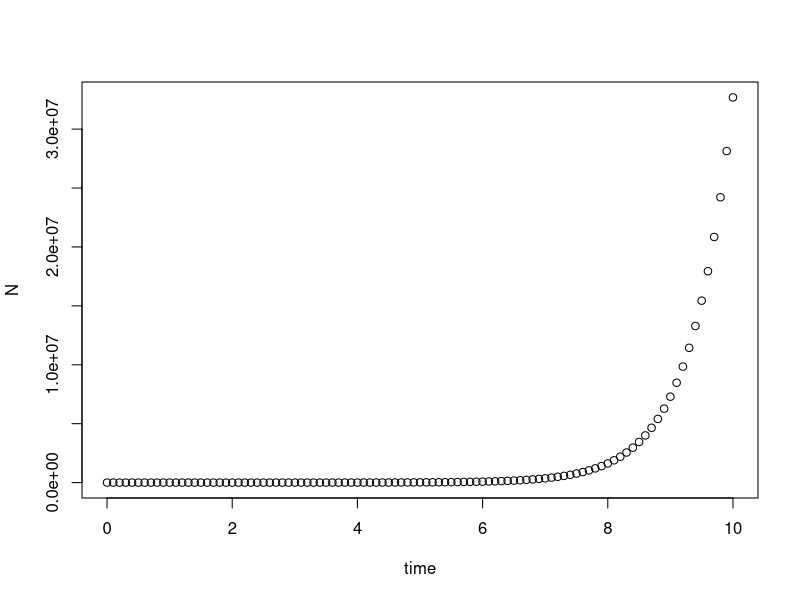
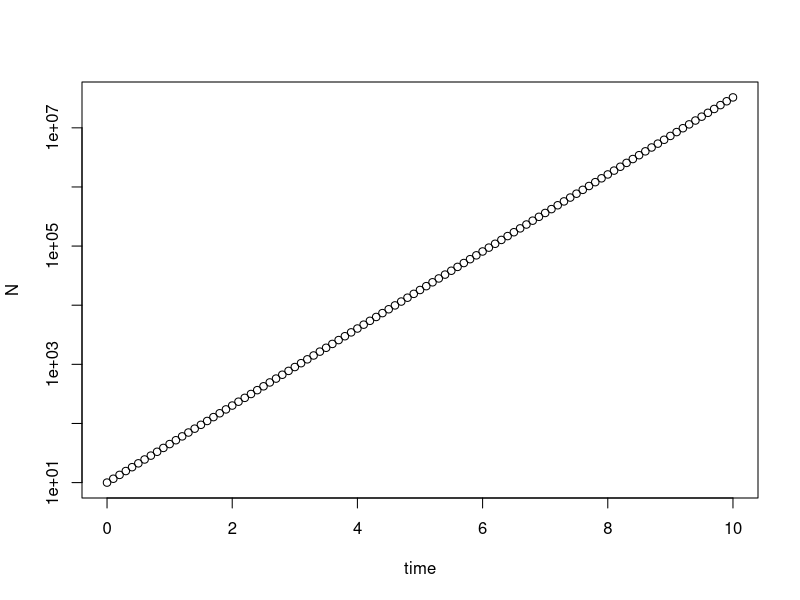
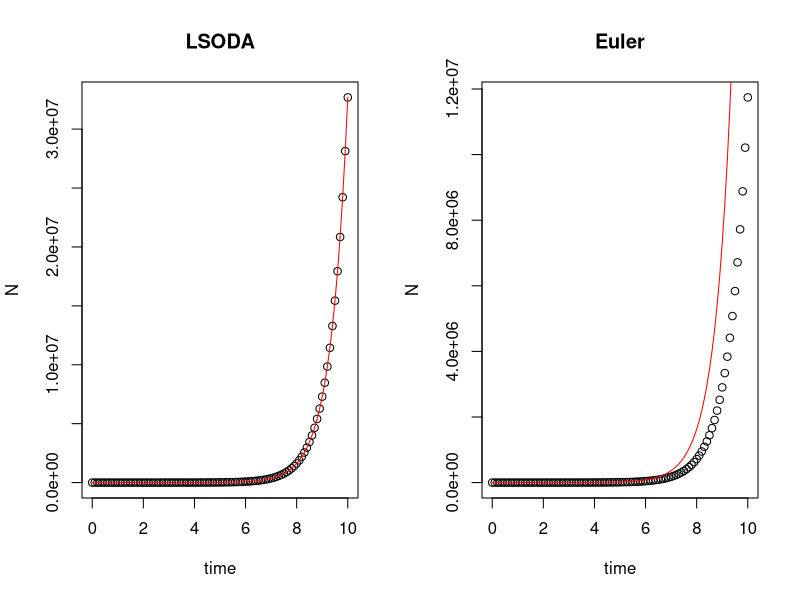
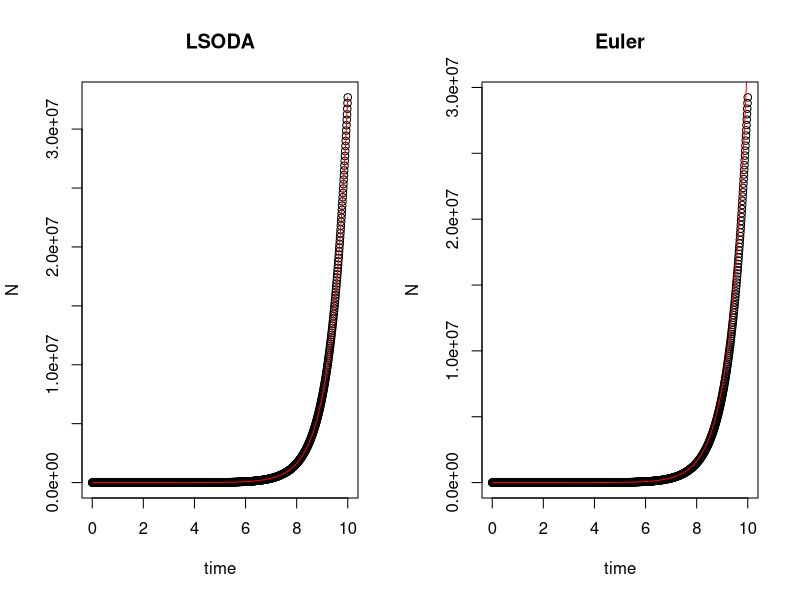
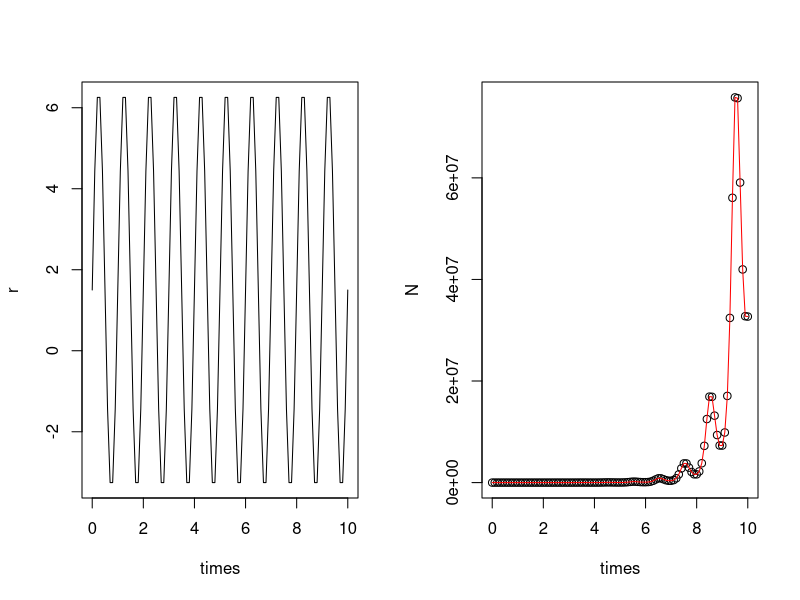
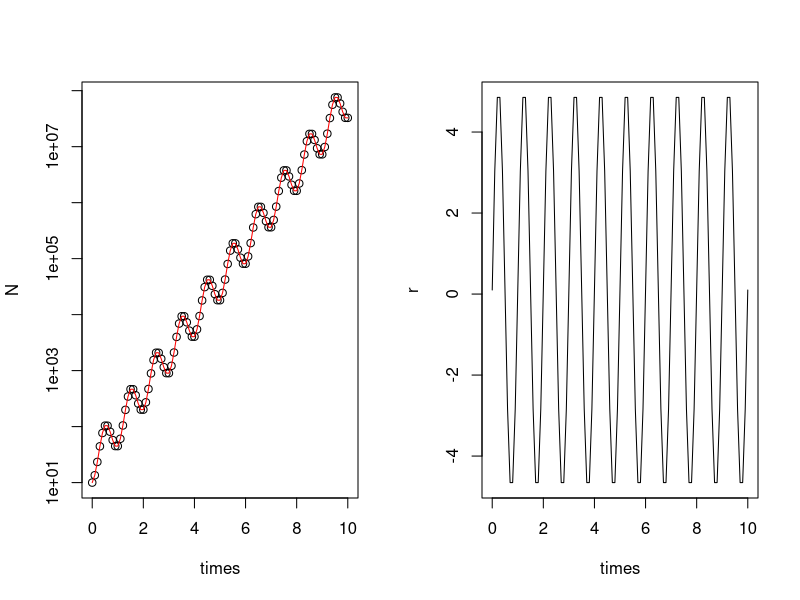
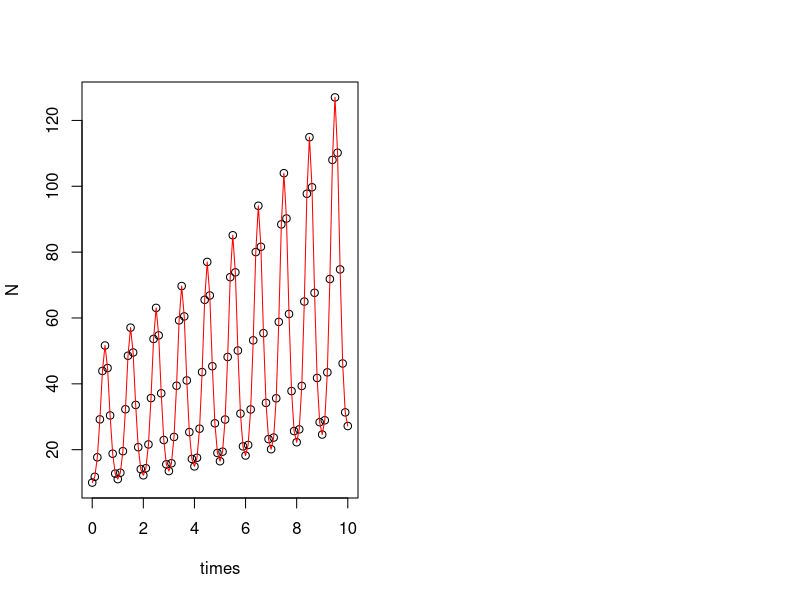

Write R code to recreate these figures, in order.
## ---- chunk 1
knitr::opts_chunk$set(message = F, 
                      error = F, 
                      warning = F)

## ---- chunk 2
###### part 1 ######
# install.packages("deSolve")
library(deSolve)

### (1) Model specification
exponential_model <- function(times, state, parms) {
  with(as.list(c(state, parms)), {
    dN_dt = r*N  # exponential growth equation
    return(list(c(dN_dt)))  # return the results
  })
}
## ---- chunk 3
### (2) Model application
times <- seq(0, 10, by = 0.1)  # time steps to integrate over
state <- c(N = 10)  # initial population size
parms <- c(r = 1.5)  # intrinsic growth rate
## ---- chunk 4
# run the ode solver
pop_size <- ode(func = exponential_model, times = times, y = state, parms = parms)

# take a look at the results
head(pop_size)

## ---- chunk 5
plot(N ~ time, data = pop_size)
plot(N ~ time, data = pop_size, log = "y")
## ---- chunk 6

###### part 2 ######
# original setting
times <- seq(0, 10, by = 0.1)  # time steps to integrate over
state <- c(N = 10)  # initial population size
parms <- c(r = 1.5)  # intrinsic growth rate
# default: LSODA
pop_size <- ode(func = exponential_model, times = times, y = state, parms = parms)

# Euler's method
pop_size_1 <- ode(func = exponential_model, times = times, y = state, parms = parms, method = "euler")

# compare different method
par(mfrow = c(1,2))
plot(N ~ time, data = pop_size, main = "LSODA")
curve(state[1]*exp(parms[1]*x), times[1], times[length(times)], col = "red", add = T) # correct curve
plot(N ~ time, data = pop_size_1, main = "Euler")
curve(state[1]*exp(parms[1]*x), times[1], times[length(times)], col = "red", add = T) # correct curve

# minimize the time step
times <- seq(0, 10, by = 0.01)  # time steps to integrate over
state <- c(N = 10)  # initial population size
parms <- c(r = 1.5)  # intrinsic growth rate
# default: LSODA
pop_size <- ode(func = exponential_model, times = times, y = state, parms = parms)

# Euler's method
pop_size_1 <- ode(func = exponential_model, times = times, y = state, parms = parms, method = "euler")

# compare different method
par(mfrow = c(1,2))
plot(N ~ time, data = pop_size, main = "LSODA")
curve(state[1]*exp(parms[1]*x), times[1], times[length(times)], col = "red", add = T) # correct curve
plot(N ~ time, data = pop_size_1, main = "Euler")
curve(state[1]*exp(parms[1]*x), times[1], times[length(times)], col = "red", add = T) # correct curve
## ---- chunk 7
###### part 3 ######
### Model specification
exponential_model_fluc <- function(times, state, parms) {
  with(as.list(c(state, parms)), {
    dN_dt = (r_bar + sigma*sin(omega*times))*N  # exponential growth equation
    return(list(c(dN_dt)))  # return the results
  })
}
## ---- chunk 8
### Parameters
times <- seq(0, 10, by = 0.1)  # time steps to integrate over
state <- c(N = 10)  # initial population size
parms <- c(r_bar = 1.5, sigma = 5, omega = 2*pi)  # intrinsic growth rate
## ---- chunk 9
### Fluctuating growth rate
r = parms[1] + parms[2]*sin(parms[3]*times)
plot(r ~ times, type = "l")
## ---- chunk 10
### Solving model
pop_size <- ode(func = exponential_model_fluc, times = times, y = state, parms = parms)

### Plotting
plot(N ~ times, data = pop_size)
curve(state[1]*exp(parms[1]*x - parms[2]/parms[3]*(cos(parms[3]*x) - 1)), add = T, col = "red") # correct curve
plot(N ~ times, data = pop_size, log = "y")
curve(state[1]*exp(parms[1]*x - parms[2]/parms[3]*(cos(parms[3]*x) - 1)), add = T, col = "red") # correct curve
## ---- chunk 11
### Parameters
times <- seq(0, 10, by = 0.1)  # time steps to integrate over
state <- c(N = 10)  # initial population size
parms <- c(r_bar = 0.1, sigma = 5, omega = 2*pi)  # intrinsic growth rate

### Fluctuating growth rate
r = parms[1] + parms[2]*sin(parms[3]*times)
plot(r ~ times, type = "l")

### Solving model
pop_size <- ode(func = exponential_model_fluc, times = times, y = state, parms = parms)

### Plotting
plot(N ~ times, data = pop_size)
curve(state[1]*exp(parms[1]*x - parms[2]/parms[3]*(cos(parms[3]*x) - 1)), add = T, col = "red") # correct curve
## ---- chunk 12
knitr::include_app("https://genchanghsu0115.shinyapps.io/Logistic_mod_shinyapp/", height = "500px")
